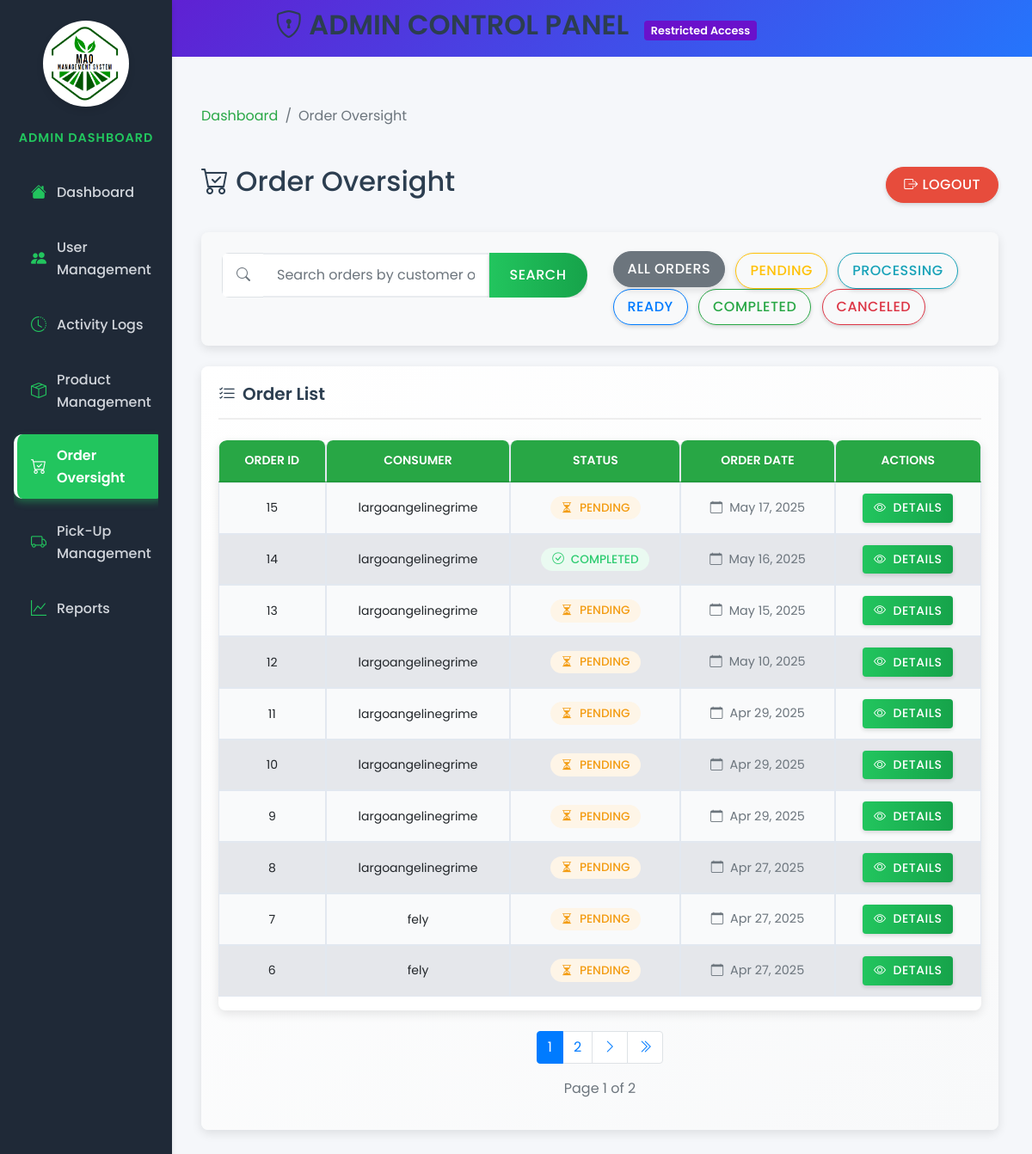
The page /views/admin/order-oversight.php (signed in) on the database as committed earlier.
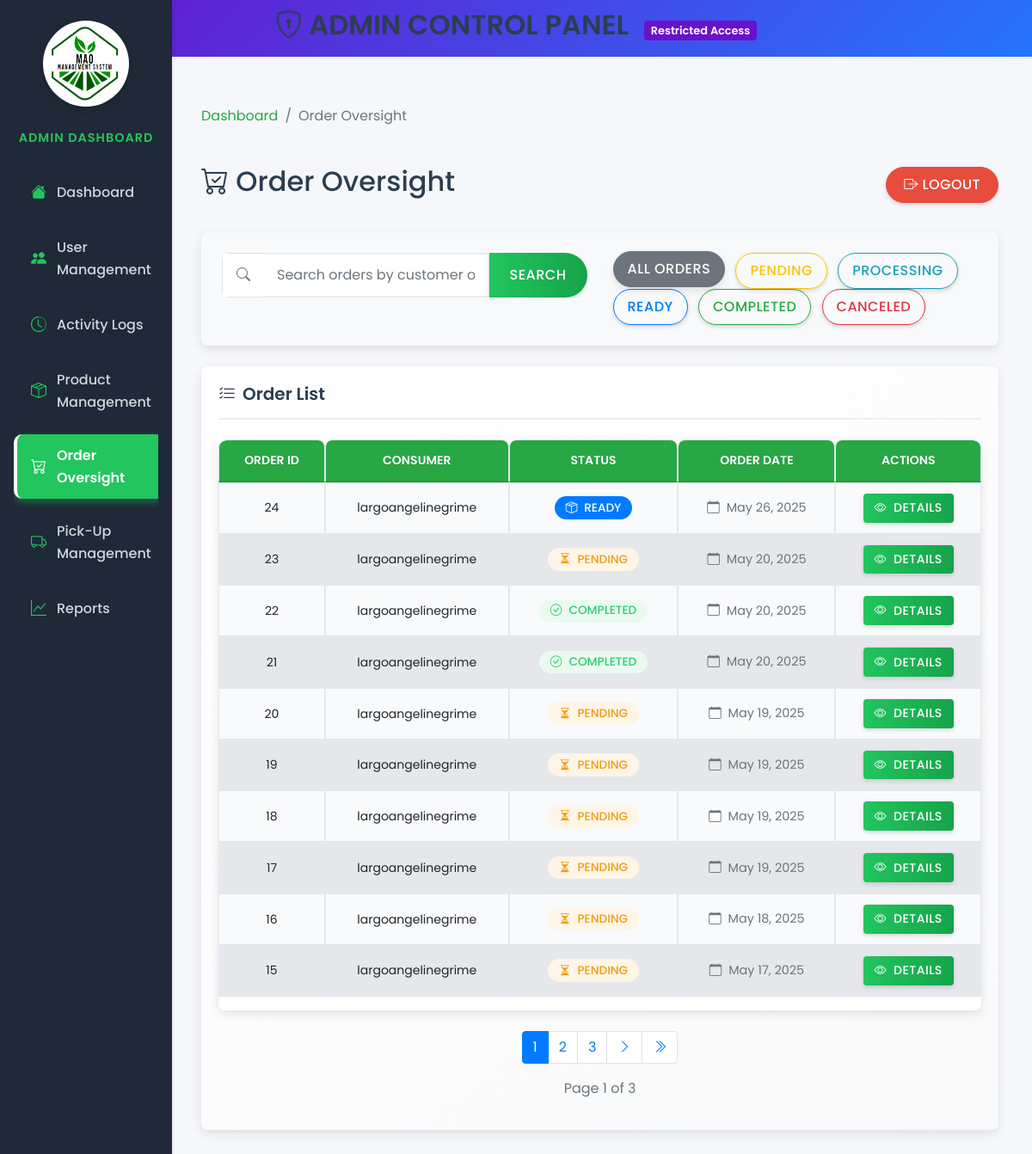
The same page on the database as committed later.
### tables this page shows
CREATE TABLE `orders` (
  `order_id` int(11) NOT NULL,
  `consumer_id` int(11) DEFAULT NULL,
  `order_status` enum('pending','processing','ready','completed','canceled') DEFAULT 'pending',
  `order_date` timestamp NOT NULL DEFAULT current_timestamp(),
  `pickup_details` text DEFAULT NULL
);

CREATE TABLE `users` (
  `user_id` int(11) NOT NULL,
  `username` varchar(50) NOT NULL,
  `password` varchar(255) NOT NULL,
  `email` varchar(100) NOT NULL,
  `role_id` int(11) DEFAULT NULL,
  `created_at` timestamp NOT NULL DEFAULT current_timestamp(),
  `updated_at` timestamp NOT NULL DEFAULT current_timestamp() ON UPDATE current_timestamp(),
  `first_name` varchar(100) NOT NULL,
  `last_name` varchar(100) NOT NULL,
  `contact_number` varchar(20) DEFAULT NULL,
  `address` text DEFAULT NULL
);

### views/admin/order-oversight.php (the view, shortened to what the changed rows need)
<?php
$database = new Database();
$conn = $database->connect();
$limit = 10;
$page = isset($_GET['page']) ? (int)$_GET['page'] : 1;
$offset = ($page - 1) * $limit;
$search = isset($_GET['search']) ? trim($_GET['search']) : '';
$query = "SELECT o.order_id, u.username AS consumer_name, o.order_status, o.order_date,
                p.pickup_id, p.pickup_date, p.pickup_location, p.pickup_notes,
                pm.payment_id, pm.payment_status, pm.payment_date, pm.amount
          FROM orders AS o
          JOIN users AS u ON o.consumer_id = u.user_id
          LEFT JOIN pickups AS p ON o.order_id = p.order_id
          LEFT JOIN payments AS pm ON o.order_id = pm.order_id";
$query = $query . " ORDER BY o.order_date DESC LIMIT :limit OFFSET :offset";
$countQuery = "SELECT COUNT(o.order_id) AS total FROM orders AS o JOIN users AS u ON o.consumer_id = u.user_id";
$countStmt = $conn->prepare($countQuery);
$countStmt->execute();
$totalOrders = $countStmt->fetch(PDO::FETCH_ASSOC)['total'];
$totalPages = ceil($totalOrders / $limit);
$stmt = $conn->prepare($query);
$stmt->bindValue(':limit', $limit, PDO::PARAM_INT);
$stmt->bindValue(':offset', $offset, PDO::PARAM_INT);
$stmt->execute();
$orders = $stmt->fetchAll(PDO::FETCH_ASSOC);
?>
<!DOCTYPE html>
<html lang="en">
<head>
    <link href="https://stackpath.bootstrapcdn.com/bootstrap/4.5.2/css/bootstrap.min.css" rel="stylesheet">
    <link href="https://cdn.jsdelivr.net/npm/bootstrap-icons/font/bootstrap-icons.css" rel="stylesheet">
    <link rel="stylesheet" href="../../public/style/admin.css">
    <link rel="stylesheet" href="../../public/style/admin-sidebar.css">
    <link rel="stylesheet" href="../../public/style/order-oversight.css">
</head>
<body>
    <div class="admin-header text-center">
        <h2><i class="bi bi-shield-lock"></i> ADMIN CONTROL PANEL <span class="admin-badge">Restricted Access</span></h2>
    </div>
    <div class="container-fluid">
        <div class="row">
            <main role="main" class="col-md-9 ml-sm-auto col-lg-10 px-4 py-4 order-oversight-page">
                <div class="page-header">
                    <h1 class="h2"><i class="bi bi-cart-check"></i> Order Oversight</h1>
                </div>
                <div class="card custom-card">
                    <div class="card-body">
                        <div class="table-container">
                            <div class="table-responsive">
                                <table class="table table-hover">
                                    <thead>
                                        <tr>
                                            <th>Order ID</th>
                                            <th>Consumer</th>
                                            <th>Status</th>
                                            <th>Order Date</th>
                                            <th>Actions</th>
                                        </tr>
                                    </thead>
                                    <tbody id="orders-table">
                                        <?php if (count($orders) > 0): ?>
                                            <?php foreach ($orders as $order): ?>
                                                <tr data-status="<?= strtolower($order['order_status']) ?>">
                                                    <td><span class="order-id"><?= htmlspecialchars($order['order_id']) ?></span></td>
                                                    <td><?= htmlspecialchars($order['consumer_name']) ?></td>
                                                    <td>                                        <?php if ($order['order_status'] === 'pending'): ?>
                                                            <span class="badge badge-warning status-badge">
                                                                <i class="bi bi-hourglass-split"></i> Pending
                                                            </span>
                                                        <?php elseif ($order['order_status'] === 'processing'): ?>
                                                            <span class="badge badge-info status-badge">
                                                                <i class="bi bi-gear-fill"></i> Processing
                                                            </span>
                                                        <?php elseif ($order['order_status'] === 'ready'): ?>
                                                            <span class="badge badge-primary status-badge">
                                                                <i class="bi bi-box-seam"></i> Ready
                                                            </span>
                                                        <?php elseif ($order['order_status'] === 'completed'): ?>
                                                            <span class="badge badge-success status-badge">
                                                                <i class="bi bi-check-circle"></i> Completed
                                                            </span>
                                                        <?php elseif ($order['order_status'] === 'canceled'): ?>
                                                            <span class="badge badge-danger status-badge">
                                                                <i class="bi bi-x-circle"></i> Canceled
                                                            </span>
                                                        <?php else: ?>
                                                            <span class="badge badge-secondary status-badge">
                                                                <i class="bi bi-question-circle"></i> <?= ucfirst($order['order_status']) ?>
                                                            </span>
                                                        <?php endif; ?>
                                                    </td>
                                                    <td>
                                                        <span class="order-date" title="<?= htmlspecialchars(date("F j, Y, g:i A", strtotime($order['order_date']))) ?>">
                                                            <i class="bi bi-calendar"></i>
                                                            <?= htmlspecialchars(date("M j, Y", strtotime($order['order_date']))) ?>
                                                        </span>
                                                    </td>
                                                    <td>
                                                        <button class="btn btn-primary btn-sm view-details-btn"
                                                                data-order-id="<?= htmlspecialchars($order['order_id']) ?>">
                                                            <i class="bi bi-eye"></i> Details
                                                        </button>
                                                    </td>
                                                </tr>
                                            <?php endforeach; ?>
                                        <?php endif; ?>
                                    </tbody>
                                </table>
                            </div>
                        </div>
                        <div class="pagination-container">
                            <nav>
                                <ul class="pagination justify-content-center mt-4">
                                    <?php
                                    $start = max(1, $page - 2);
                                    $end = min($totalPages, $page + 2);
                                    for ($i = $start; $i <= $end; $i++):
                                    ?>
                                        <li class="page-item <?= ($i == $page) ? 'active' : '' ?>">
                                            <a class="page-link" href="?page=<?= $i ?>&search=<?= urlencode($search) ?>"><?= $i ?></a>
                                        </li>
                                    <?php
                                    endfor;
                                    ?>
                                    <?php if ($page < $totalPages): ?>
                                        <li class="page-item">
                                        </li>
                                        <li class="page-item">
                                        </li>
                                    <?php endif; ?>
                                </ul>
                                <p class="text-center text-muted">Page <?= $page ?> of <?= $totalPages ?></p>
                            </nav>
                        </div>
                    </div>
                </div>
            </main>
        </div>
    </div>
</body>
</html>

Rows that differ between the two databases and show on the page:
no longer on this page (row edited): orders: order_id "14", consumer.username "largoangelinegrime", order_status "completed" (drawn), order_date "May 16, 2025"
no longer on this page (row edited): orders: order_id "13", consumer.username "largoangelinegrime", order_status "pending" (drawn), order_date "May 15, 2025"
no longer on this page (row edited): orders: order_id "12", consumer.username "largoangelinegrime", order_status "pending" (drawn), order_date "May 10, 2025"
no longer on this page (row edited): orders: order_id "11", consumer.username "largoangelinegrime", order_status "pending" (drawn), order_date "Apr 29, 2025"
no longer on this page (row edited): orders: order_id "10", consumer.username "largoangelinegrime", order_status "pending" (drawn), order_date "Apr 29, 2025"
no longer on this page (row edited): orders: order_id "9", consumer.username "largoangelinegrime", order_status "pending" (drawn), order_date "Apr 29, 2025"
no longer on this page (row unchanged): orders: order_id "8", consumer.username "largoangelinegrime", order_status "pending" (drawn), order_date "Apr 27, 2025"
no longer on this page (row unchanged): orders: order_id "7", consumer.username "fely", order_status "pending" (drawn), order_date "Apr 27, 2025"
no longer on this page (row unchanged): orders: order_id "6", consumer.username "fely", order_status "pending" (drawn), order_date "Apr 27, 2025"
added orders: order_id "24", consumer.username "largoangelinegrime", order_status "ready" (drawn), order_date "May 26, 2025"
added orders: order_id "23", consumer.username "largoangelinegrime", order_status "pending" (drawn), order_date "May 20, 2025"
added orders: order_id "22", consumer.username "largoangelinegrime", order_status "completed" (drawn), order_date "May 20, 2025"
added orders: order_id "21", consumer.username "largoangelinegrime", order_status "completed" (drawn), order_date "May 20, 2025"
added orders: order_id "20", consumer.username "largoangelinegrime", order_status "pending" (drawn), order_date "May 19, 2025"
added orders: order_id "19", consumer.username "largoangelinegrime", order_status "pending" (drawn), order_date "May 19, 2025"
added orders: order_id "18", consumer.username "largoangelinegrime", order_status "pending" (drawn), order_date "May 19, 2025"
added orders: order_id "17", consumer.username "largoangelinegrime", order_status "pending" (drawn), order_date "May 19, 2025"
added orders: order_id "16", consumer.username "largoangelinegrime", order_status "pending" (drawn), order_date "May 18, 2025"
Other text that changed with them:
$totalPages: "2" → "3"
new list line: "3"
